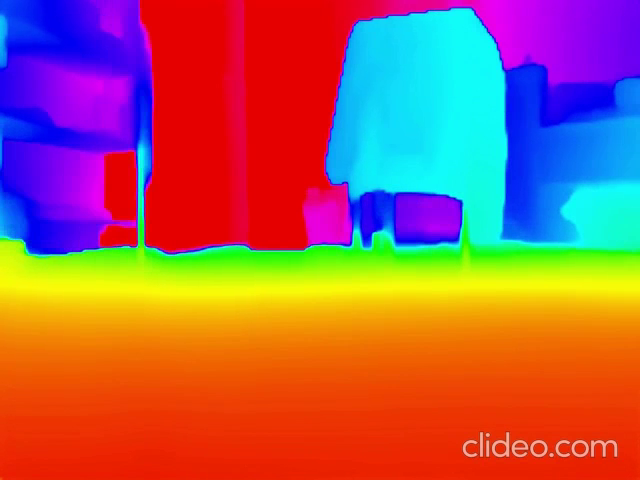
#> input picture frame 74 of python_sim/vision/test_videos/depth3_640p.mp4, 640 x 480 px, given in place of test.MP4, which was not available
$ python split_video.py
#> lines starting #> are read from the running program, lines starting #| are printed output that depends on the picture; pictures that were not available may be replaced by others from this repository, and a replacement may not be noted
import cv2
import sys
import os

def split_video(input_path, output_left, output_right):
#> called with input_path = 'test_videos/test.MP4', output_left = 'test_videos/test_left.mp4', output_right = 'test_videos/test_right.mp4'
    cap = cv2.VideoCapture(input_path)

    if not cap.isOpened():
        print("Errore: impossibile aprire il video.")
        return

    # Ottieni proprietà del video
    width = int(cap.get(cv2.CAP_PROP_FRAME_WIDTH))
    height = int(cap.get(cv2.CAP_PROP_FRAME_HEIGHT))
    fps = cap.get(cv2.CAP_PROP_FPS)

    print(f"Risoluzione: {width}x{height}, FPS: {fps}")

    half_width = width // 2

    # Codec (mp4 compatibile)
    fourcc = cv2.VideoWriter_fourcc(*'mp4v')

    out_left = cv2.VideoWriter(output_left, fourcc, fps, (half_width, height))
    out_right = cv2.VideoWriter(output_right, fourcc, fps, (half_width, height))

    while True:
        ret, frame = cap.read()
#> frame is the input picture: shape (480, 640, 3); mean B, G, R 90.4, 94.4, 165.2
        if not ret:
            break

        # Split frame
        left_frame = frame[:, :half_width]
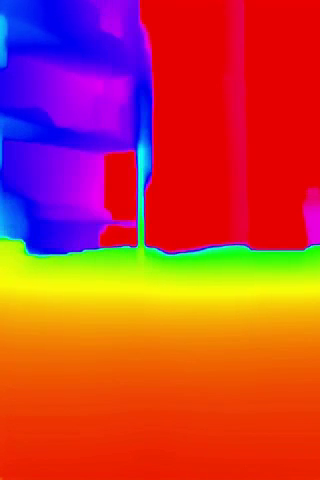
#> left_frame: shape (480, 320, 3); mean B, G, R 59.6, 63, 193.3
        right_frame = frame[:, half_width:]
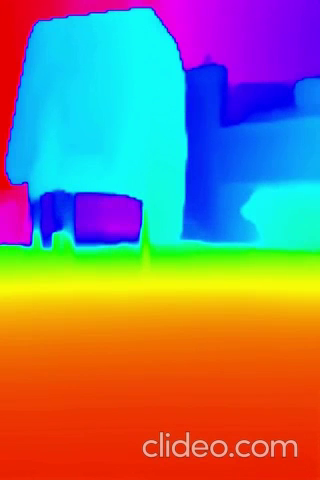
#> right_frame: shape (480, 320, 3); mean B, G, R 121.2, 125.8, 137

        # Scrivi nei video
        out_left.write(left_frame)
        out_right.write(right_frame)

    cap.release()
    out_left.release()
    out_right.release()

    print("Operazione completata!")

if __name__ == "__main__":

    input_video = "test_videos/test.MP4"
    base, ext = os.path.splitext(input_video)
    output_left = base + "_left.mp4"
    output_right = base + "_right.mp4"

    split_video(input_video, output_left, output_right)

$ run again, starting later in the video
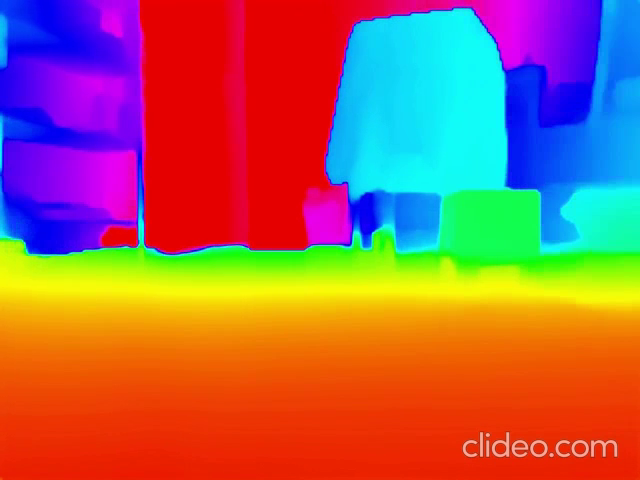
#> input picture frame 334 of python_sim/vision/test_videos/depth3_640p.mp4, 640 x 480 px, given in place of test.MP4, which was not available
#> in split_video, frame is the input picture: shape (480, 640, 3); mean B, G, R 88.7, 98.9, 162.9
#> in split_video, `left_frame = frame[:, :half_width]`:
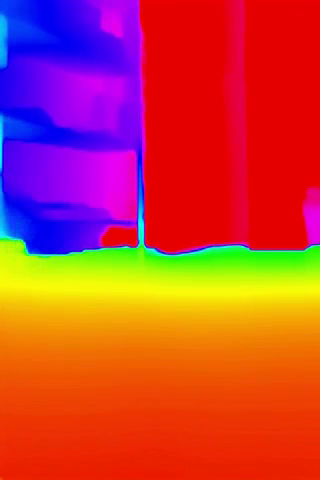
#> left_frame: shape (480, 320, 3); mean B, G, R 61, 61.7, 196.5
#> in split_video, `right_frame = frame[:, half_width:]`:
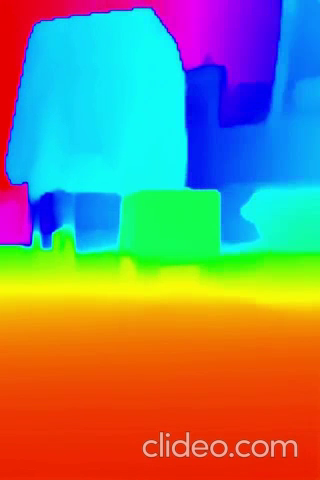
#> right_frame: shape (480, 320, 3); mean B, G, R 116.4, 136.1, 129.3

$ run again, starting later in the video
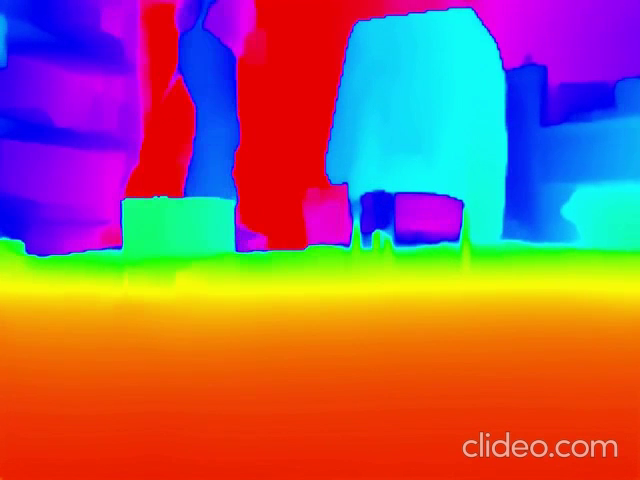
#> input picture frame 594 of python_sim/vision/test_videos/depth3_640p.mp4, 640 x 480 px, given in place of test.MP4, which was not available
#> in split_video, frame is the input picture: shape (480, 640, 3); mean B, G, R 102.4, 99.2, 158.1
#> in split_video, `left_frame = frame[:, :half_width]`:
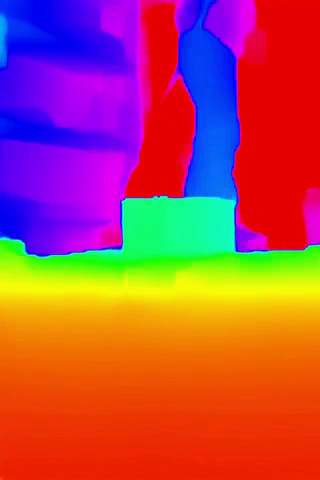
#> left_frame: shape (480, 320, 3); mean B, G, R 84, 72.5, 177.1
#> in split_video, `right_frame = frame[:, half_width:]`:
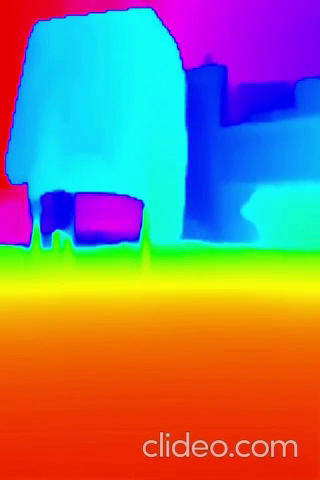
#> right_frame: shape (480, 320, 3); mean B, G, R 120.7, 125.9, 139.1
